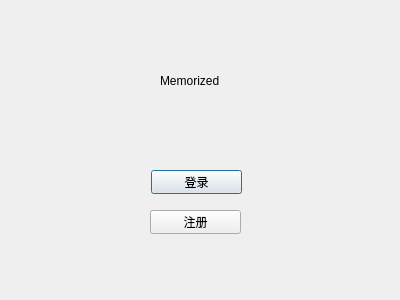
<?xml version="1.0" encoding="UTF-8"?>
<ui version="4.0">
 <class>HomeDialog</class>
 <widget class="QDialog" name="HomeDialog">
  <property name="geometry">
   <rect>
    <x>0</x>
    <y>0</y>
    <width>400</width>
    <height>300</height>
   </rect>
  </property>
  <property name="windowTitle">
   <string>Dialog</string>
  </property>
  <widget class="QLabel" name="label">
   <property name="geometry">
    <rect>
     <x>160</x>
     <y>60</y>
     <width>91</width>
     <height>41</height>
    </rect>
   </property>
   <property name="text">
    <string>Memorized</string>
   </property>
   <property name="textFormat">
    <enum>Qt::AutoText</enum>
   </property>
  </widget>
  <widget class="QPushButton" name="loginButton">
   <property name="geometry">
    <rect>
     <x>151</x>
     <y>170</y>
     <width>91</width>
     <height>24</height>
    </rect>
   </property>
   <property name="text">
    <string>登录</string>
   </property>
  </widget>
  <widget class="QPushButton" name="registerButton">
   <property name="geometry">
    <rect>
     <x>150</x>
     <y>210</y>
     <width>91</width>
     <height>24</height>
    </rect>
   </property>
   <property name="text">
    <string>注册</string>
   </property>
  </widget>
 </widget>
 <resources/>
 <connections/>
</ui>
